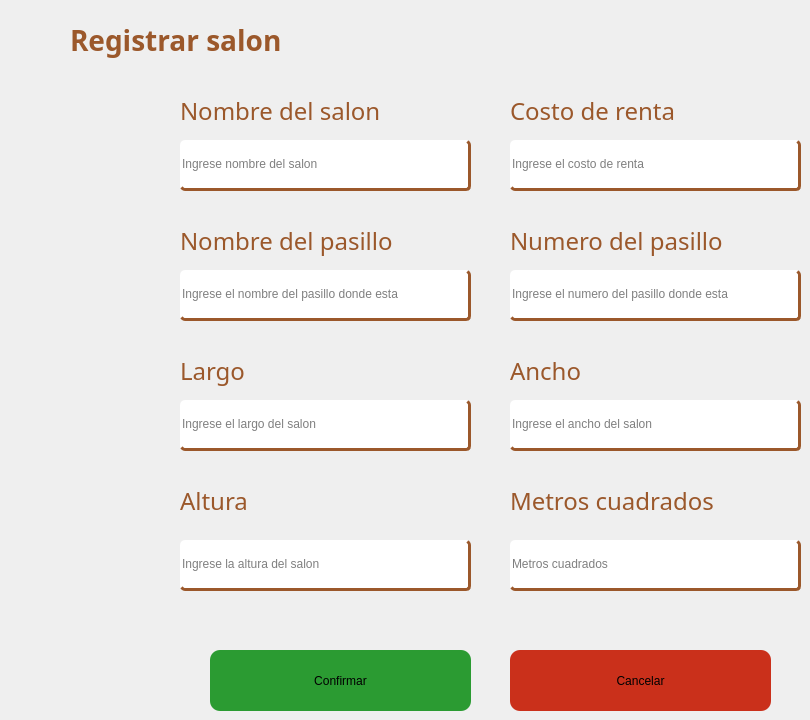
            <widget class="QWidget" name="tab_14">
             <attribute name="title">
              <string>Registrar salon</string>
             </attribute>
             <widget class="QPushButton" name="saConfirmar">
              <property name="geometry">
               <rect>
                <x>210</x>
                <y>650</y>
                <width>261</width>
                <height>61</height>
               </rect>
              </property>
              <property name="styleSheet">
               <string notr="true">border-radius: 10px;
background-color: #2B9B32;</string>
              </property>
              <property name="text">
               <string>Confirmar</string>
              </property>
             </widget>
             <widget class="QLineEdit" name="saNombre">
              <property name="geometry">
               <rect>
                <x>180</x>
                <y>140</y>
                <width>291</width>
                <height>51</height>
               </rect>
              </property>
              <property name="styleSheet">
               <string notr="true">color: rgb(0, 0, 0);
border-radius: 5px;
border-bottom: 3px solid rgba(155, 88, 43, 1.0);
border-right: 3px solid  rgba(155, 88, 43, 1.0);</string>
              </property>
              <property name="text">
               <string/>
              </property>
              <property name="placeholderText">
               <string>Ingrese nombre del salon</string>
              </property>
             </widget>
             <widget class="QLineEdit" name="saLargo">
              <property name="geometry">
               <rect>
                <x>180</x>
                <y>400</y>
                <width>291</width>
                <height>51</height>
               </rect>
              </property>
              <property name="styleSheet">
               <string notr="true">color: rgb(0, 0, 0);
border-radius: 5px;
border-bottom: 3px solid rgba(155, 88, 43, 1.0);
border-right: 3px solid  rgba(155, 88, 43, 1.0);</string>
              </property>
              <property name="text">
               <string/>
              </property>
              <property name="placeholderText">
               <string>Ingrese el largo del salon</string>
              </property>
             </widget>
             <widget class="QLineEdit" name="saAltura">
              <property name="geometry">
               <rect>
                <x>180</x>
                <y>540</y>
                <width>291</width>
                <height>51</height>
               </rect>
              </property>
              <property name="styleSheet">
               <string notr="true">color: rgb(0, 0, 0);
border-radius: 5px;
border-bottom: 3px solid rgba(155, 88, 43, 1.0);
border-right: 3px solid  rgba(155, 88, 43, 1.0);</string>
              </property>
              <property name="text">
               <string/>
              </property>
              <property name="placeholderText">
               <string>Ingrese la altura del salon</string>
              </property>
             </widget>
             <widget class="QLabel" name="lMetrosS">
              <property name="geometry">
               <rect>
                <x>510</x>
                <y>480</y>
                <width>291</width>
                <height>41</height>
               </rect>
              </property>
              <property name="font">
               <font>
                <family>Adwaita Sans</family>
                <pointsize>18</pointsize>
                <bold>false</bold>
               </font>
              </property>
              <property name="styleSheet">
               <string notr="true">color: rgba(155, 88, 43, 1.0);
</string>
              </property>
              <property name="text">
               <string>Metros cuadrados</string>
              </property>
             </widget>
             <widget class="QLabel" name="lCostoS">
              <property name="geometry">
               <rect>
                <x>510</x>
                <y>90</y>
                <width>291</width>
                <height>41</height>
               </rect>
              </property>
              <property name="font">
               <font>
                <family>Adwaita Sans</family>
                <pointsize>18</pointsize>
                <bold>false</bold>
               </font>
              </property>
              <property name="styleSheet">
               <string notr="true">color: rgba(155, 88, 43, 1.0);
</string>
              </property>
              <property name="text">
               <string>Costo de renta</string>
              </property>
             </widget>
             <widget class="QLineEdit" name="saNombrePasillo">
              <property name="geometry">
               <rect>
                <x>180</x>
                <y>270</y>
                <width>291</width>
                <height>51</height>
               </rect>
              </property>
              <property name="styleSheet">
               <string notr="true">color: rgb(0, 0, 0);
border-radius: 5px;
border-bottom: 3px solid rgba(155, 88, 43, 1.0);
border-right: 3px solid  rgba(155, 88, 43, 1.0);</string>
              </property>
              <property name="text">
               <string/>
              </property>
              <property name="placeholderText">
               <string>Ingrese el nombre del pasillo donde esta</string>
              </property>
             </widget>
             <widget class="QLabel" name="lNumeroP">
              <property name="geometry">
               <rect>
                <x>510</x>
                <y>220</y>
                <width>291</width>
                <height>41</height>
               </rect>
              </property>
              <property name="font">
               <font>
                <family>Adwaita Sans</family>
                <pointsize>18</pointsize>
                <bold>false</bold>
               </font>
              </property>
              <property name="styleSheet">
               <string notr="true">color: rgba(155, 88, 43, 1.0);
</string>
              </property>
              <property name="text">
               <string>Numero del pasillo</string>
              </property>
             </widget>
             <widget class="QLabel" name="label_8">
              <property name="geometry">
               <rect>
                <x>70</x>
                <y>20</y>
                <width>261</width>
                <height>41</height>
               </rect>
              </property>
              <property name="font">
               <font>
                <family>Adwaita Sans</family>
                <pointsize>-1</pointsize>
                <bold>true</bold>
               </font>
              </property>
              <property name="styleSheet">
               <string notr="true">color: rgba(155, 88, 43, 1.0);
font-size: 28px;</string>
              </property>
              <property name="text">
               <string>Registrar salon</string>
              </property>
             </widget>
             <widget class="QLabel" name="lLargoS">
              <property name="geometry">
               <rect>
                <x>180</x>
                <y>350</y>
                <width>291</width>
                <height>41</height>
               </rect>
              </property>
              <property name="font">
               <font>
                <family>Adwaita Sans</family>
                <pointsize>18</pointsize>
                <bold>false</bold>
               </font>
              </property>
              <property name="styleSheet">
               <string notr="true">color: rgba(155, 88, 43, 1.0);
</string>
              </property>
              <property name="text">
               <string>Largo</string>
              </property>
             </widget>
             <widget class="QLabel" name="lNombreP">
              <property name="geometry">
               <rect>
                <x>180</x>
                <y>220</y>
                <width>291</width>
                <height>41</height>
               </rect>
              </property>
              <property name="font">
               <font>
                <family>Adwaita Sans</family>
                <pointsize>18</pointsize>
                <bold>false</bold>
               </font>
              </property>
              <property name="styleSheet">
               <string notr="true">color: rgba(155, 88, 43, 1.0);
</string>
              </property>
              <property name="text">
               <string>Nombre del pasillo</string>
              </property>
             </widget>
             <widget class="QLabel" name="lAlturaS">
              <property name="geometry">
               <rect>
                <x>180</x>
                <y>480</y>
                <width>291</width>
                <height>41</height>
               </rect>
              </property>
              <property name="font">
               <font>
                <family>Adwaita Sans</family>
                <pointsize>18</pointsize>
                <bold>false</bold>
               </font>
              </property>
              <property name="styleSheet">
               <string notr="true">color: rgba(155, 88, 43, 1.0);
</string>
              </property>
              <property name="text">
               <string>Altura</string>
              </property>
             </widget>
             <widget class="QLabel" name="lNombreS">
              <property name="geometry">
               <rect>
                <x>180</x>
                <y>90</y>
                <width>291</width>
                <height>41</height>
               </rect>
              </property>
              <property name="font">
               <font>
                <family>Adwaita Sans</family>
                <pointsize>18</pointsize>
                <bold>false</bold>
               </font>
              </property>
              <property name="styleSheet">
               <string notr="true">color: rgba(155, 88, 43, 1.0);
</string>
              </property>
              <property name="text">
               <string>Nombre del salon</string>
              </property>
             </widget>
             <widget class="QLineEdit" name="saCostoRenta">
              <property name="geometry">
               <rect>
                <x>510</x>
                <y>140</y>
                <width>291</width>
                <height>51</height>
               </rect>
              </property>
              <property name="styleSheet">
               <string notr="true">color: rgb(0, 0, 0);
border-radius: 5px;
border-bottom: 3px solid rgba(155, 88, 43, 1.0);
border-right: 3px solid  rgba(155, 88, 43, 1.0);</string>
              </property>
              <property name="text">
               <string/>
              </property>
              <property name="placeholderText">
               <string>Ingrese el costo de renta</string>
              </property>
             </widget>
             <widget class="QLineEdit" name="saResultadoM2">
              <property name="enabled">
               <bool>true</bool>
              </property>
              <property name="geometry">
               <rect>
                <x>510</x>
                <y>540</y>
                <width>291</width>
                <height>51</height>
               </rect>
              </property>
              <property name="styleSheet">
               <string notr="true">color: rgb(0, 0, 0);
border-radius: 5px;
border-bottom: 3px solid rgba(155, 88, 43, 1.0);
border-right: 3px solid  rgba(155, 88, 43, 1.0);</string>
              </property>
              <property name="text">
               <string/>
              </property>
              <property name="placeholderText">
               <string>Metros cuadrados</string>
              </property>
             </widget>
             <widget class="QLabel" name="lAnchoS">
              <property name="geometry">
               <rect>
                <x>510</x>
                <y>350</y>
                <width>291</width>
                <height>41</height>
               </rect>
              </property>
              <property name="font">
               <font>
                <family>Adwaita Sans</family>
                <pointsize>18</pointsize>
                <bold>false</bold>
               </font>
              </property>
              <property name="styleSheet">
               <string notr="true">color: rgba(155, 88, 43, 1.0);
</string>
              </property>
              <property name="text">
               <string>Ancho</string>
              </property>
             </widget>
             <widget class="QLineEdit" name="saAncho">
              <property name="geometry">
               <rect>
                <x>510</x>
                <y>400</y>
                <width>291</width>
                <height>51</height>
               </rect>
              </property>
              <property name="styleSheet">
               <string notr="true">color: rgb(0, 0, 0);
border-radius: 5px;
border-bottom: 3px solid rgba(155, 88, 43, 1.0);
border-right: 3px solid  rgba(155, 88, 43, 1.0);</string>
              </property>
              <property name="text">
               <string/>
              </property>
              <property name="placeholderText">
               <string>Ingrese el ancho del salon</string>
              </property>
             </widget>
             <widget class="QPushButton" name="saCancelar">
              <property name="geometry">
               <rect>
                <x>510</x>
                <y>650</y>
                <width>261</width>
                <height>61</height>
               </rect>
              </property>
              <property name="styleSheet">
               <string notr="true">border-radius: 10px;
background-color: #CA301B;</string>
              </property>
              <property name="text">
               <string>Cancelar</string>
              </property>
             </widget>
             <widget class="QLineEdit" name="saNumeroPasillo">
              <property name="geometry">
               <rect>
                <x>510</x>
                <y>270</y>
                <width>291</width>
                <height>51</height>
               </rect>
              </property>
              <property name="styleSheet">
               <string notr="true">color: rgb(0, 0, 0);
border-radius: 5px;
border-bottom: 3px solid rgba(155, 88, 43, 1.0);
border-right: 3px solid  rgba(155, 88, 43, 1.0);</string>
              </property>
              <property name="text">
               <string/>
              </property>
              <property name="placeholderText">
               <string>Ingrese el numero del pasillo donde esta</string>
              </property>
             </widget>
            </widget>
